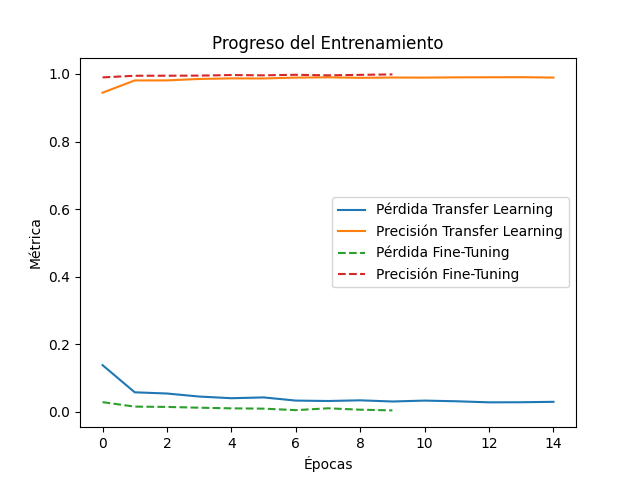

Source code (Python):
import os
from tensorflow.keras.preprocessing.image import ImageDataGenerator
from tensorflow.keras.applications import VGG16
from tensorflow.keras.models import Model
from tensorflow.keras.layers import Dense, Dropout, Flatten
from tensorflow.keras.callbacks import EarlyStopping, ReduceLROnPlateau
from tensorflow.keras.optimizers import Adam
import matplotlib.pyplot as plt

# Limpiar cualquier sesión previa
from tensorflow.keras import backend as K
K.clear_session()

# Rutas de datos
directorio_actual = os.path.dirname(os.path.abspath(__file__))
directorio_padre = os.path.abspath(os.path.join(directorio_actual, os.pardir))
data_validacion = os.path.join(directorio_padre, 'data', 'validacion')
data_entrenamiento = os.path.join(directorio_padre, 'data', 'entrenamiento')

# Determinar el número de clases
def contar_carpetas(ruta):
    try:
        carpetas = [nombre for nombre in os.listdir(ruta) if os.path.isdir(os.path.join(ruta, nombre))]
        return len(carpetas)
    except FileNotFoundError:
        print(f"La ruta {ruta} no existe.")
        return 0

clases = contar_carpetas(data_validacion)

# Hiperparámetros
altura, longitud = 100, 100
batch_size = 32
epocas_transfer = 15  # Épocas de transfer learning
epocas_finetuning = 10  # Épocas de fine-tuning

# Generadores de imágenes con aumento de datos
entrenamiento_datagen = ImageDataGenerator(
    rescale=1. / 255,
    shear_range=0.3,
    zoom_range=0.3,
    horizontal_flip=True,
    rotation_range=40,
    width_shift_range=0.2,
    height_shift_range=0.2,
    brightness_range=[0.8, 1.2]
)

validacion_datagen = ImageDataGenerator(rescale=1. / 255)

imagen_entrenamiento = entrenamiento_datagen.flow_from_directory(
    data_entrenamiento,
    target_size=(altura, longitud),
    batch_size=batch_size,
    class_mode='categorical'
)
imagen_validacion = validacion_datagen.flow_from_directory(
    data_validacion,
    target_size=(altura, longitud),
    batch_size=batch_size,
    class_mode='categorical'
)

# Cargar modelo base preentrenado (VGG16)
base_model = VGG16(weights='imagenet', include_top=False, input_shape=(altura, longitud, 3))

# Congelar capas del modelo base (para transfer learning)
for layer in base_model.layers:
    layer.trainable = False

# Añadir nuevas capas (cabeza personalizada)
x = Flatten()(base_model.output)
x = Dense(256, activation='relu')(x)
x = Dropout(0.5)(x)
output = Dense(clases, activation='softmax')(x)  # Clases específicas de tu conjunto de datos
model = Model(inputs=base_model.input, outputs=output)

# Compilar el modelo para transfer learning
model.compile(optimizer=Adam(learning_rate=1e-4), 
              loss='categorical_crossentropy', 
              metrics=['accuracy'])

# Callbacks
early_stopping = EarlyStopping(monitor='val_loss', patience=10, restore_best_weights=True)
reduce_lr = ReduceLROnPlateau(monitor='val_loss', factor=0.2, patience=5, min_lr=1e-6)

# Transfer learning (cabezas personalizadas)
print("Iniciando Transfer Learning...")
history = model.fit(
    imagen_entrenamiento,
    validation_data=imagen_validacion,
    epochs=epocas_transfer,
    steps_per_epoch=len(imagen_entrenamiento),
    validation_steps=len(imagen_validacion),
    callbacks=[early_stopping, reduce_lr]
)

# Descongelar las últimas capas del modelo base para fine-tuning
for layer in base_model.layers[-6:]:  # Ajusta el número de capas descongeladas (6 capas finales)
    layer.trainable = True

# Recompilar el modelo con una tasa de aprendizaje más baja para fine-tuning
model.compile(optimizer=Adam(learning_rate=1e-5), 
              loss='categorical_crossentropy', 
              metrics=['accuracy'])

# Fine-tuning
print("Iniciando Fine-Tuning...")
history_finetune = model.fit(
    imagen_entrenamiento,
    validation_data=imagen_validacion,
    epochs=epocas_finetuning,
    steps_per_epoch=len(imagen_entrenamiento),
    validation_steps=len(imagen_validacion),
    callbacks=[early_stopping, reduce_lr]
)

# Guardar el modelo entrenado
modelo_guardado = os.path.join(directorio_padre, 'ModelosGeneradosH5', 'TEST-02 (15-15)','modelo_transfer_learning.h5')
model.save(modelo_guardado)
print(f"Modelo guardado en: {modelo_guardado}")

# Graficar los resultados
# Transfer Learning
plt.plot(history.history['loss'], label='Pérdida Transfer Learning')
plt.plot(history.history['accuracy'], label='Precisión Transfer Learning')

# Fine-Tuning
plt.plot(history_finetune.history['loss'], label='Pérdida Fine-Tuning', linestyle='--')
plt.plot(history_finetune.history['accuracy'], label='Precisión Fine-Tuning', linestyle='--')

plt.legend()
plt.xlabel('Épocas')
plt.ylabel('Métrica')
plt.title('Progreso del Entrenamiento')
plt.show()
